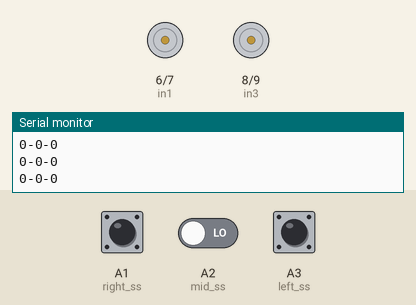
Simulated run of this sketch. Board: Arduino Uno, built with avr-gcc and run on an emulated ATmega328P. Parts: motor-driver pin pairs drawn as motors (green arrow = first pin HIGH = forward, orange = second pin HIGH = backward, longer = more drive, scaled by the enable pin), the last lines printed to the serial monitor. Inputs (shaded band) come from the test bench; at power-on: A1 (right_ss) LOW, A2 (mid_ss) LOW, A3 (left_ss) LOW.

Above: at 1.2 s.
1.3 s: A1 (right_ss) pulled HIGH for 0.15 s
At 1.37 s:
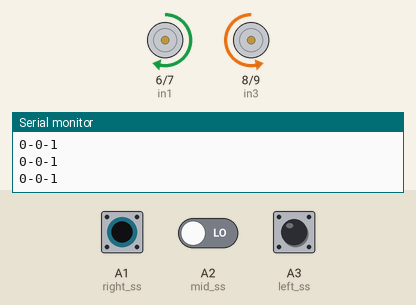
2.9 s: A2 (mid_ss) driven HIGH
4.4 s: A3 (left_ss) pulled HIGH for 0.15 s
At 4.48 s:
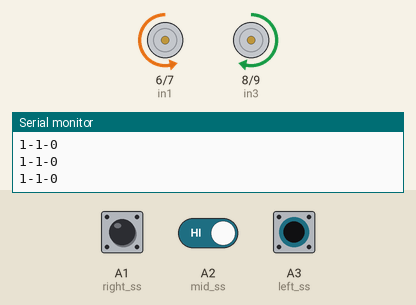
6.0 s: A3 (left_ss) pulled HIGH for 3.2 s
At 9.9 s:
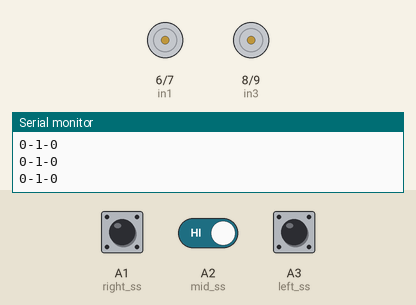
10.7 s: A1 (right_ss) pulled HIGH for 3.2 s
At 12.0 s:
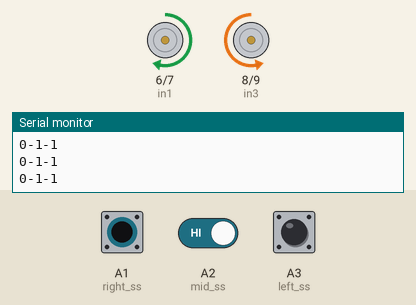
15.4 s: A1 (right_ss) driven HIGH and A2 (mid_ss) driven LOW and A3 (left_ss) driven HIGH
At 16.8 s:
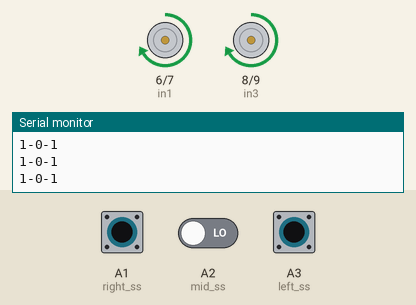
Timing chart, 0 to 17.9 s (numbered marks = the images above; inputs shaded):
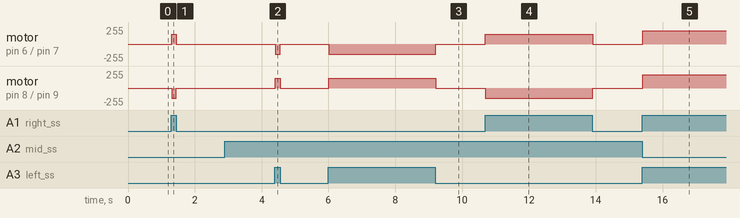

The sketch:

code_chu_n__1_.ino
```cpp
#include <Wire.h>
#define in1 6 //3
#define in2 7 //4
#define in3 8 //5
#define in4 9 //6

#define enA 3 //2
#define enB 5 //7

#define right_ss A1
#define mid_ss A2
#define left_ss A3

int xAxis=512;
int yAxis=512;

int motorSpeedA;
int motorSpeedB;

int right;
int mid;
int left;

struct ReceiveData
{
  int32_t x;
  int32_t y;
};

ReceiveData data2;

void setup() {
  Wire.begin(2);
  Wire.onReceive(receiveEvent); // register event

  Serial.begin(115200);
  pinMode(enA, OUTPUT);
  pinMode(enB, OUTPUT);
  pinMode(in1, OUTPUT);
  pinMode(in2, OUTPUT);
  pinMode(in3, OUTPUT);
  pinMode(in4, OUTPUT);

  pinMode(right_ss,INPUT);
  pinMode(mid_ss,INPUT);
  pinMode(left_ss,INPUT);
}

void receiveEvent(int howMany)
{

Wire.readBytes((byte*) &data2 ,sizeof data2); // receive byte as a character
xAxis=data2.x;
yAxis=data2.y;
//Serial.print(xAxis);
//Serial.print('-');
//Serial.println(yAxis);


}

void autoMode(){

// black=1 white=0

//left=black mid=black right=white =>> turn right
if((left==1) && (mid==1) && (right==0)) {
    motorSpeedA=150;
    motorSpeedB=150;

    // Set Motor left forward
    digitalWrite(in1, LOW);
    digitalWrite(in2, HIGH);

    // Set Motor right backward
    digitalWrite(in3, HIGH);
    digitalWrite(in4, LOW);

}

//left=black mid=black right=black =>> stop
else if((left==1) && (mid==1) && (right=1)){
    // Set Motor left forward
    digitalWrite(in1, LOW);
    digitalWrite(in2, HIGH);

    // Set Motor right backward
    digitalWrite(in3, HIGH);
    digitalWrite(in4, LOW);
    motorSpeedA=0;
    motorSpeedB=0;
}

//left=white mid=white right=white =>> stop
else if((left==0) && (mid==0) && (right==0)){
    // Set Motor left forward
    digitalWrite(in1, LOW);
    digitalWrite(in2, HIGH);

    // Set Motor right backward
    digitalWrite(in3, HIGH);
    digitalWrite(in4, LOW);
    motorSpeedA=0;
    motorSpeedB=0;
}

//left=black mid=white right=black =>> move forward
else if((left==1) && (mid==0) && (right==1)){
    motorSpeedA=200;
    motorSpeedB=200;
    // Set Motor left forward
    digitalWrite(in1, HIGH);
    digitalWrite(in2, LOW);

    // Set Motor right forward
    digitalWrite(in3, HIGH);
    digitalWrite(in4, LOW);
}


//left=white mid=black right=black =>> turn left
else if( (left==0) && (mid==1) && (right==1) ){

    motorSpeedA=150;
    motorSpeedB=150;

    // Set Motor left backward
    digitalWrite(in1, HIGH);
    digitalWrite(in2, LOW);

    // Set Motor right forward
    digitalWrite(in3, LOW);
    digitalWrite(in4, HIGH);

}

//left=black mid=white right=white =>> turn right
else if( (left==1) && (mid==0) && (right==0)) {

    motorSpeedA=150;
    motorSpeedB=150;

    // Set Motor left forward
    digitalWrite(in1, LOW);
    digitalWrite(in2, HIGH);

    // Set Motor right backward
    digitalWrite(in3, HIGH);
    digitalWrite(in4, LOW);


}

//left=white mid=white right=black => turn left
else if((left==0) && (mid==0) && (right==1)){
    motorSpeedA=150;
    motorSpeedB=150;
    // Set Motor left backward
    digitalWrite(in1, HIGH);
    digitalWrite(in2, LOW);

    // Set Motor right forward
    digitalWrite(in3, LOW);
    digitalWrite(in4, HIGH);
}

else{
    motorSpeedA=0;
    motorSpeedB=0;

    // Set Motor left backward
    digitalWrite(in1, HIGH);
    digitalWrite(in2, LOW);

    // Set Motor right forward
    digitalWrite(in3, LOW);
    digitalWrite(in4, HIGH);

}
  }

void loop() {
//receive data from wemos through i2c
  delay(10);

//Read sensor input
right=digitalRead(right_ss);
mid=digitalRead(mid_ss);
left=digitalRead(left_ss);
Serial.print(left);
Serial.print('-');
Serial.print(mid);
Serial.print('-');
Serial.println(right);
//control mode
  if (yAxis < 470) {
    // Set Motor A backward
    digitalWrite(in1, HIGH);
    digitalWrite(in2, LOW);

    // Set Motor B backward
    digitalWrite(in3, HIGH);
    digitalWrite(in4, LOW);

    // Convert the declining Y-axis readings for going backward from 470 to 0 into 0 to 255 value for the PWM signal for increasing the motor speed
    motorSpeedA = map(yAxis, 470, 0, 0, 255);
    motorSpeedB = map(yAxis, 470, 0, 0, 255);
  }

  else if (yAxis > 550) {
    // Set Motor A forward
    digitalWrite(in1, LOW);
    digitalWrite(in2, HIGH);

    // Set Motor B forward
    digitalWrite(in3, LOW);
    digitalWrite(in4, HIGH);

    // Convert the increasing Y-axis readings for going forward from 550 to 1023 into 0 to 255 value for the PWM signal for increasing the motor speed
    motorSpeedA = map(yAxis, 550, 1023, 0, 255);
    motorSpeedB = map(yAxis, 550, 1023, 0, 255);
  }

else if( (470<xAxis<550) && (470<yAxis<550) ) {
    autoMode();
  }


  if (xAxis > 550) {
    // Convert the declining X-axis readings from 470 to 0 into increasing 0 to 255 value
    int xMapped = map(xAxis, 550, 1023, 0, 255);

    // Move to left - decrease left motor speed, increase right motor speed
    motorSpeedA = motorSpeedA + xMapped;
    motorSpeedB = motorSpeedB - xMapped;

    // Confine the range from 0 to 255
    if (motorSpeedA < 0) {
      motorSpeedA = 0;
    }
    if (motorSpeedB > 255) {
      motorSpeedB = 255;
    }
  }
  else if (xAxis <470) {
    // Convert the increasing X-axis readings from 550 to 1023 into 0 to 255 value
    int xMapped = map(xAxis, 470, 0, 0, 255);

    // Move right - decrease right motor speed, increase left motor speed
    motorSpeedA = motorSpeedA - xMapped;
    motorSpeedB = motorSpeedB + xMapped;

    // Confine the range from 0 to 255
    if (motorSpeedA > 255) {
      motorSpeedA = 255;
    }
    if (motorSpeedB < 0) {
      motorSpeedB = 0;
    }
  }

  // Prevent buzzing at low speeds (Adjust according to your motors. My motors couldn't start moving if PWM value was below value of 70)
  if (motorSpeedA < 70) {
    motorSpeedA = 0;
  }
  if (motorSpeedB < 70) {
    motorSpeedB = 0;
  }


  analogWrite(enA, motorSpeedA); // Send PWM signal to motor A
  analogWrite(enB, motorSpeedB); // Send PWM signal to motor B

}
```

Measured:
- after the input at 1.3 s, motor on pin 6 (in1) / pin 7 (in2): stopped → forward 150/255 at once, → stopped 0.14 s later; motor on pin 8 (in3) / pin 9 (in4): stopped → backward 150/255 at once, → stopped 0.14 s later
- after the input at 4.4 s, motor on pin 6 (in1) / pin 7 (in2): stopped → backward 150/255 at once, → stopped 0.15 s later; motor on pin 8 (in3) / pin 9 (in4): stopped → forward 150/255 at once, → stopped 0.15 s later
- after the input at 6.0 s, motor on pin 6 (in1) / pin 7 (in2): stopped → backward 150/255 at once, → stopped 3.2 s later; motor on pin 8 (in3) / pin 9 (in4): stopped → forward 150/255 at once, → stopped 3.2 s later
- after the input at 10.7 s, motor on pin 6 (in1) / pin 7 (in2): stopped → forward 150/255 at once, → stopped 3.2 s later; motor on pin 8 (in3) / pin 9 (in4): stopped → backward 150/255 at once, → stopped 3.2 s later
- after the input at 15.4 s, motor on pin 6 (in1) / pin 7 (in2), motor on pin 8 (in3) / pin 9 (in4): stopped → forward 200/255 at once
